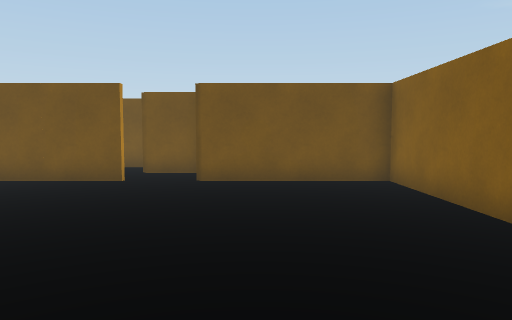
View 1 (above)

16 first-person views from a walk through a scene from a Unity 3-D project. The camera is 1.2 m above the floor, tilts 4° down and sees 70° across. The floor is counted in squares, 1 m on a side. Each view is taken from the middle of a square. On the plan, view 1 faces up. The plan holds only what a view shows up to about 15 squares ahead; the rest is blank.

View 2
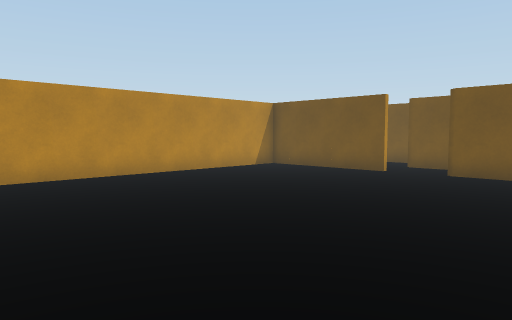

View 3
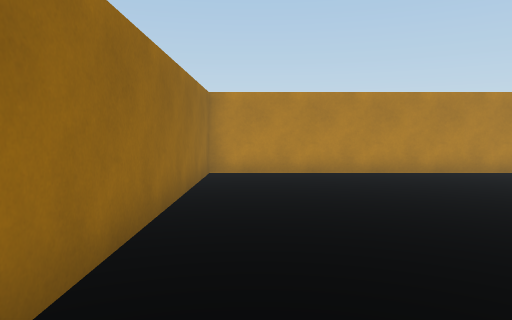

View 4
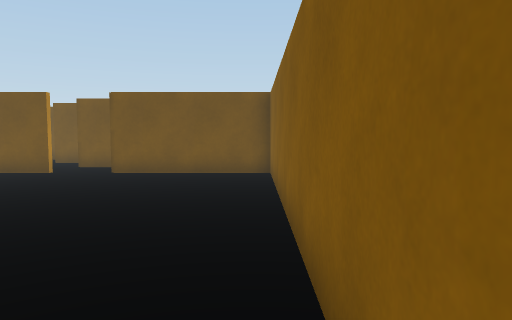

View 5
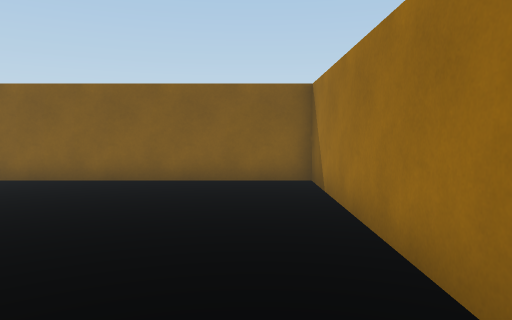

View 6
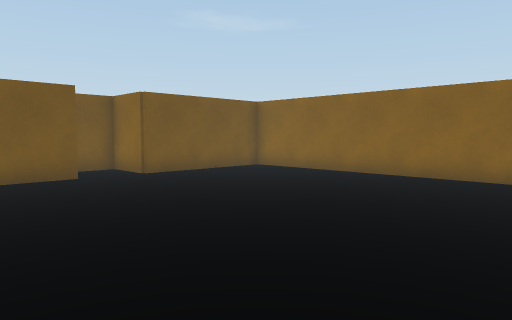

View 7
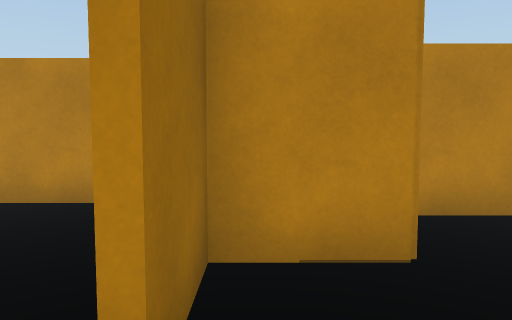

View 8
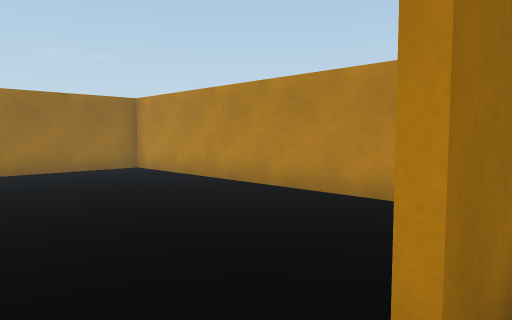

View 9
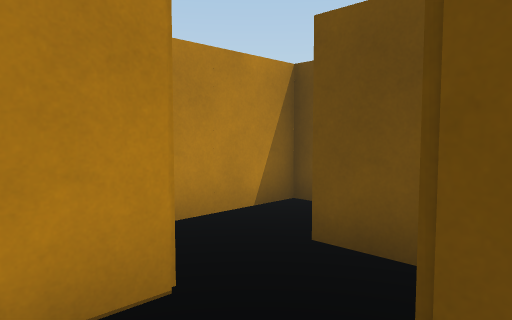

View 10
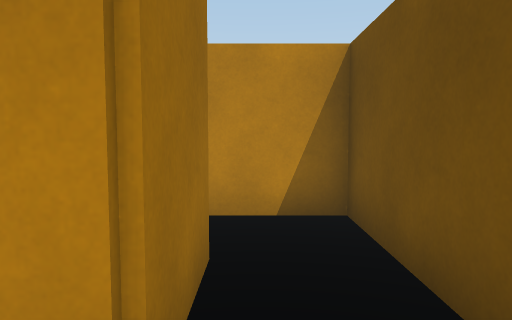

View 11
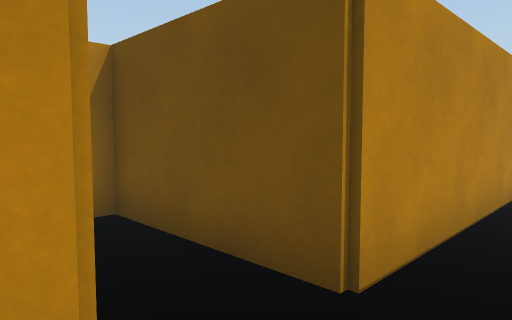

View 12
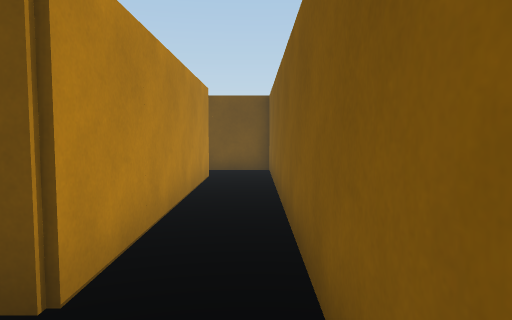

View 13
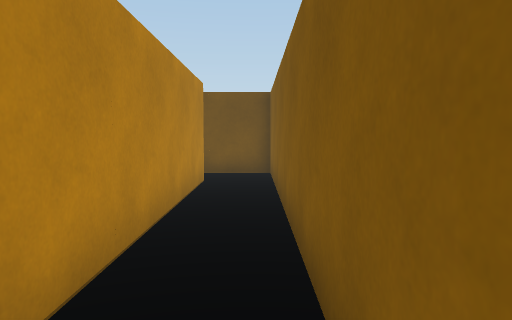

View 14
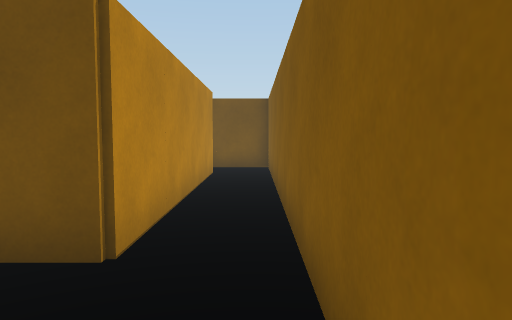

View 15
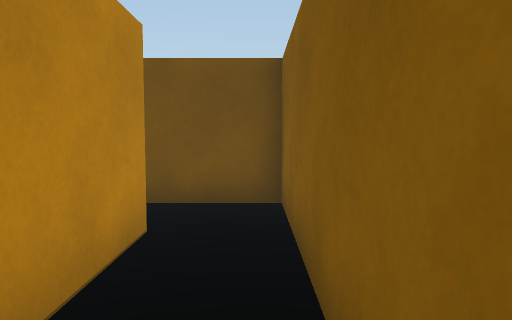

View 16
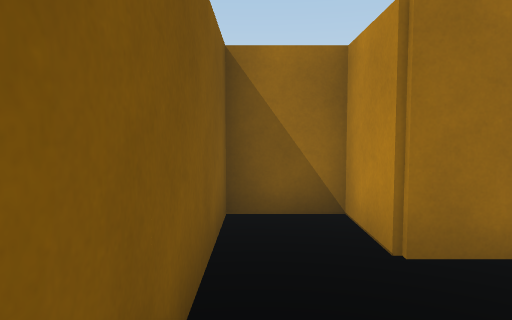

### Floor plan
Points are (right, up) in squares from view 1. A wall is a line through its corners. A room is listed if a view was taken in it or the views show most of it. See-through windows are left out.
Room 1 (views 1, 2, 3, 4, 5, 6, 7, 8, 9)
walls: (-3.4, 9.3) (-8, 9.3); (-5.3, 10.6) (-5.3, 9.6) (-3.4, 9.6); (-8.3, 9) (-8.3, -2.4) (3.5, -2.4) (3.5, 9.3) (-1.5, 9.3) (-1.5, 11.4) (-3.6, 11.4)
ways out: opening at (-4, 11) to room 4
Room 2 (views 10, 11, 12, 13, 14, 15, 16)
walls: (-5.5, 13.6) (-3.3, 13.6) (-3.3, 11.6) (-1.5, 11.6) (-1.5, 25.3) (-2.5, 25.3); (-3.3, 23.5) (-3.3, 15.4) (-7.3, 15.4) (-7.3, 13.4)
ways out: opening at (-6, 13) to room 3; opening at (-3, 24)
Room 3 (no view inside)
walls: (-7.3, 13.4) (-7.3, 12.4); (-4.1, 13.4) (-5.5, 13.4)
ways out: opening at (-6, 13) to room 2; opening at (-5, 12) to room 4
Room 4 (no view inside)
walls: (-5.3, 11.6) (-5.3, 10.6)
ways out: opening at (-4, 11) to room 1; opening at (-5, 12) to room 3

Positions as (right, up) in squares from view 1, and headings:
1: (0, 0), facing up
2: (2, -2), facing up-left
3: (3, -1), facing left
4: (3, -2), facing up
5: (-6, -1), facing right
6: (-7, -1), facing up-right
7: (-2, 10), facing left
8: (-2, 10), facing down-left
9: (-3, 10), facing up-left
10: (-2, 14), facing left
11: (-2, 13), facing up-left
12: (-2, 13), facing up
13: (-2, 14), facing up
14: (-2, 12), facing up
15: (-2, 19), facing up
16: (-2, 17), facing down
